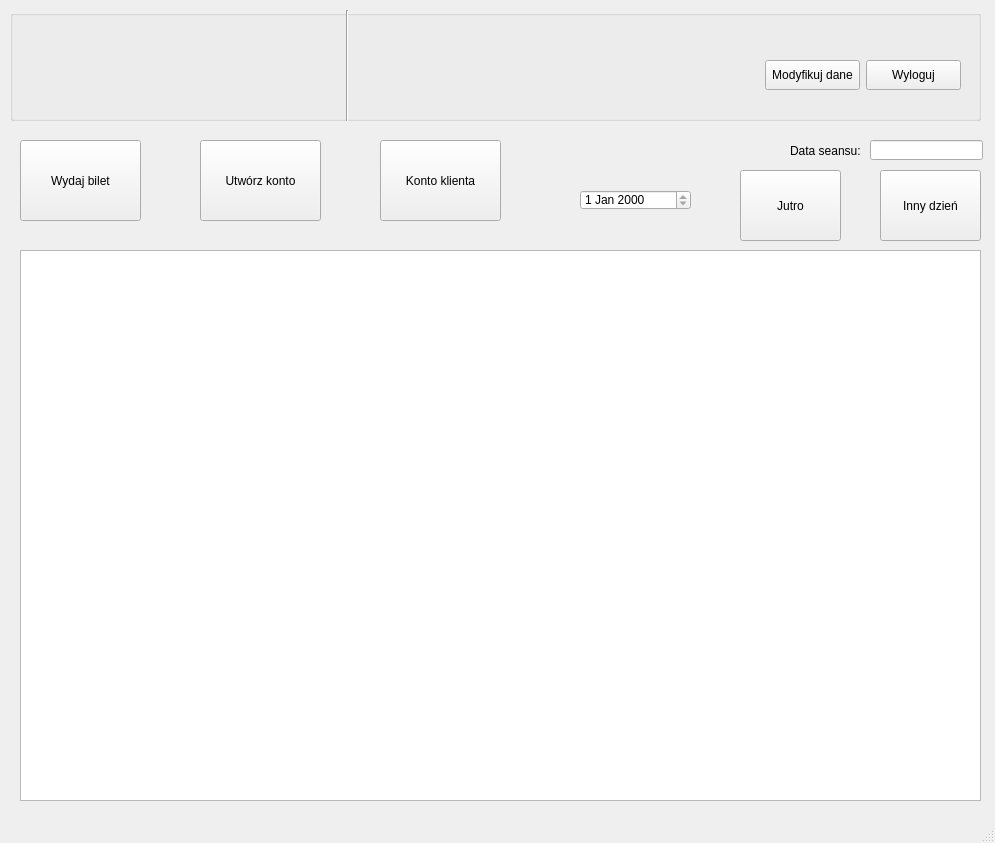
<?xml version="1.0" encoding="UTF-8"?>
<ui version="4.0">
 <class>ScheduleWindow</class>
 <widget class="QMainWindow" name="ScheduleWindow">
  <property name="geometry">
   <rect>
    <x>0</x>
    <y>0</y>
    <width>995</width>
    <height>843</height>
   </rect>
  </property>
  <property name="windowTitle">
   <string>MainWindow</string>
  </property>
  <widget class="QWidget" name="centralwidget">
   <widget class="QLabel" name="label_seans_date">
    <property name="geometry">
     <rect>
      <x>790</x>
      <y>140</y>
      <width>71</width>
      <height>21</height>
     </rect>
    </property>
    <property name="font">
     <font>
      <pointsize>9</pointsize>
     </font>
    </property>
    <property name="text">
     <string>Data seansu:</string>
    </property>
   </widget>
   <widget class="QPushButton" name="pushButton_tomorrow">
    <property name="geometry">
     <rect>
      <x>740</x>
      <y>170</y>
      <width>101</width>
      <height>71</height>
     </rect>
    </property>
    <property name="text">
     <string>Jutro</string>
    </property>
   </widget>
   <widget class="QPushButton" name="pushButton_give_ticket">
    <property name="geometry">
     <rect>
      <x>20</x>
      <y>140</y>
      <width>121</width>
      <height>81</height>
     </rect>
    </property>
    <property name="text">
     <string>Wydaj bilet</string>
    </property>
   </widget>
   <widget class="QPushButton" name="pushButton_otherday">
    <property name="geometry">
     <rect>
      <x>880</x>
      <y>170</y>
      <width>101</width>
      <height>71</height>
     </rect>
    </property>
    <property name="text">
     <string>Inny dzień</string>
    </property>
   </widget>
   <widget class="QPushButton" name="pushButton_create_account">
    <property name="geometry">
     <rect>
      <x>200</x>
      <y>140</y>
      <width>121</width>
      <height>81</height>
     </rect>
    </property>
    <property name="text">
     <string>Utwórz konto</string>
    </property>
   </widget>
   <widget class="QGroupBox" name="groupBox_menu">
    <property name="geometry">
     <rect>
      <x>10</x>
      <y>10</y>
      <width>971</width>
      <height>111</height>
     </rect>
    </property>
    <property name="title">
     <string/>
    </property>
    <widget class="QLabel" name="label_logo">
     <property name="geometry">
      <rect>
       <x>10</x>
       <y>10</y>
       <width>321</width>
       <height>91</height>
      </rect>
     </property>
     <property name="text">
      <string/>
     </property>
    </widget>
    <widget class="Line" name="line">
     <property name="geometry">
      <rect>
       <x>322</x>
       <y>0</y>
       <width>31</width>
       <height>121</height>
      </rect>
     </property>
     <property name="orientation">
      <enum>Qt::Vertical</enum>
     </property>
    </widget>
    <widget class="QWidget" name="layoutWidget">
     <property name="geometry">
      <rect>
       <x>350</x>
       <y>40</y>
       <width>601</width>
       <height>51</height>
      </rect>
     </property>
     <layout class="QHBoxLayout" name="horizontalLayout_2">
      <item>
       <widget class="QLabel" name="label_building">
        <property name="font">
         <font>
          <pointsize>10</pointsize>
         </font>
        </property>
        <property name="text">
         <string/>
        </property>
       </widget>
      </item>
      <item>
       <widget class="QLabel" name="label_user">
        <property name="font">
         <font>
          <pointsize>10</pointsize>
         </font>
        </property>
        <property name="text">
         <string/>
        </property>
       </widget>
      </item>
      <item>
       <layout class="QHBoxLayout" name="horizontalLayout">
        <item>
         <widget class="QPushButton" name="pushButton_modyfydata">
          <property name="minimumSize">
           <size>
            <width>50</width>
            <height>30</height>
           </size>
          </property>
          <property name="text">
           <string>Modyfikuj dane</string>
          </property>
         </widget>
        </item>
        <item>
         <widget class="QPushButton" name="pushButton_logout">
          <property name="minimumSize">
           <size>
            <width>50</width>
            <height>30</height>
           </size>
          </property>
          <property name="text">
           <string>Wyloguj</string>
          </property>
         </widget>
        </item>
       </layout>
      </item>
     </layout>
    </widget>
   </widget>
   <widget class="QPushButton" name="pushButton_client_account">
    <property name="geometry">
     <rect>
      <x>380</x>
      <y>140</y>
      <width>121</width>
      <height>81</height>
     </rect>
    </property>
    <property name="text">
     <string>Konto klienta</string>
    </property>
   </widget>
   <widget class="QDateEdit" name="dateEdit">
    <property name="geometry">
     <rect>
      <x>580</x>
      <y>190</y>
      <width>111</width>
      <height>20</height>
     </rect>
    </property>
    <property name="readOnly">
     <bool>true</bool>
    </property>
   </widget>
   <widget class="QTableView" name="tableView_schedule">
    <property name="geometry">
     <rect>
      <x>20</x>
      <y>250</y>
      <width>961</width>
      <height>551</height>
     </rect>
    </property>
   </widget>
   <widget class="QLineEdit" name="lineEdit_date">
    <property name="geometry">
     <rect>
      <x>870</x>
      <y>140</y>
      <width>113</width>
      <height>20</height>
     </rect>
    </property>
    <property name="readOnly">
     <bool>true</bool>
    </property>
   </widget>
  </widget>
  <widget class="QMenuBar" name="menubar">
   <property name="geometry">
    <rect>
     <x>0</x>
     <y>0</y>
     <width>995</width>
     <height>21</height>
    </rect>
   </property>
  </widget>
  <widget class="QStatusBar" name="statusbar"/>
 </widget>
 <resources/>
 <connections/>
</ui>
